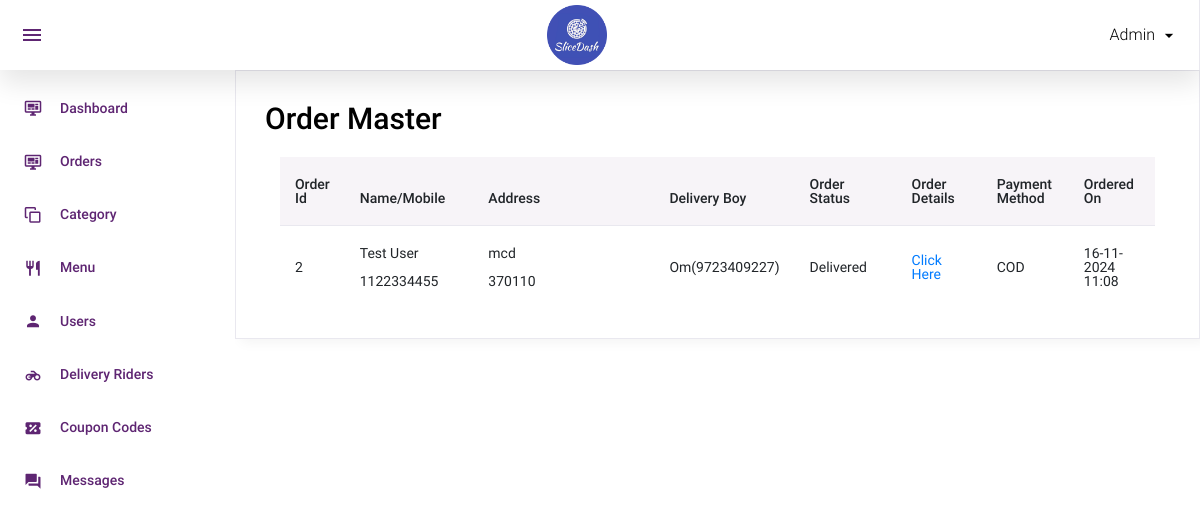
/admin/order.php (signed in), run on the app's committed database.
### tables this page shows
CREATE TABLE `order_master` (
  `id` int(11) NOT NULL,
  `user_id` int(11) NOT NULL,
  `name` varchar(50) NOT NULL,
  `email` varchar(50) NOT NULL,
  `mobile` varchar(50) NOT NULL,
  `address` text NOT NULL,
  `total_price` float NOT NULL,
  `coupon_code` varchar(20) NOT NULL,
  `final_price` float NOT NULL,
  `zipcode` varchar(10) NOT NULL,
  `delivery_boy_id` int(11) DEFAULT NULL,
  `payment_status` varchar(20) NOT NULL,
  `payment_type` varchar(20) NOT NULL,
  `payment_id` varchar(100) DEFAULT NULL,
  `order_status` int(11) NOT NULL,
  `delivered_on` datetime DEFAULT NULL,
  `added_on` datetime NOT NULL
);

CREATE TABLE `delivery_boy` (
  `id` int(11) NOT NULL,
  `name` varchar(50) NOT NULL,
  `mobile` varchar(50) NOT NULL,
  `password` varchar(50) NOT NULL,
  `status` int(11) NOT NULL,
  `added_on` datetime NOT NULL
);

CREATE TABLE `order_status` (
  `id` int(11) NOT NULL,
  `order_status` varchar(50) NOT NULL
);

### function.inc.php (called while the page is built, shortened)
    <?php
function getDeliveryBoyNameById($id){
	global $con;
	$sql="select name,mobile from delivery_boy where id='$id'";
	$res=mysqli_query($con,$sql);
	if(mysqli_num_rows($res)>0){
	$row=mysqli_fetch_assoc($res);
	return $row['name'].'('.$row['mobile'].')';
	}else{
		return 'Not Assigned';
	}
}
?>

### admin/order.php (the view, shortened to what this page needs)
<?php
include('top.php');
$sql="select order_master.*,order_status.order_status as order_status_str from order_master,order_status where order_master.order_status=order_status.id and payment_status='success' order by order_master.id desc";
$res=mysqli_query($con,$sql);
?>
  <div class="card">
            <div class="card-body">
              <h1 class="grid_title">Order Master</h1>
                <div class="col-12">
                  <div class="table-responsive">
                    <table id="order-listing" class="table">
                      <thead>
                        <tr>
                            <th width="5%">Order Id</th>
                            <th width="15%">Name/Mobile</th>
                            <th width="23%">Address</th>
							<th width="15%">Delivery Boy</th>
							<th width="12%">Order Status</th>
                            <th width="10%">Order Details</th>
                            <th width="10%">Payment Method</th>
							<th width="15%">Ordered On</th>
                        </tr>
                      </thead>
                      <tbody>
                        <?php if(mysqli_num_rows($res)>0){
						while($row=mysqli_fetch_assoc($res)){
						?>
						<tr>
                            <td><?php echo $row['id']?></td>
                            <td><?php echo $row['name']?>
                                <br><br><?php echo $row['mobile']?>
                            </td>
							<td><?php echo $row['address']?>
                                <br><br><?php echo $row['zipcode']?>
                            </td>
                            <td><?php echo getDeliveryBoyNameById($row['delivery_boy_id'])?></td>
							<td><?php echo ucfirst($row['order_status_str'])?></td>
                            <td>
								<a href="order_details?id=<?php echo $row['id']?>">Click Here</a>
							</td>
                            <td><?php echo strtoupper($row['payment_type'])?></td>
							<td><?php
							$dateStr= strtotime($row['added_on']);
							echo date('d-m-Y h:i',$dateStr);
							?></td>
                        </tr>
                        <?php
						} } else { ?>
						<tr>
							<td colspan="5">No data found</td>
						</tr>
						<?php } ?>
                      </tbody>
                    </table>
                  </div>
				</div>
              </div>
            </div>
          </div>

### data on the page
order_master: id "2", name "Test User", mobile "1122334455", address "mcd", zipcode "370110", delivery_boy.mobile "Om(9723409227)", order_status.order_status "Delivered", payment_type "COD", added_on "16-11-2024 11:08"
